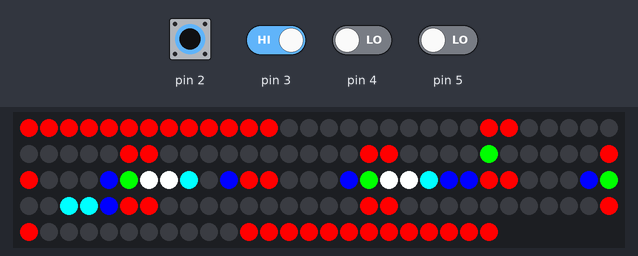
Bench run of a sketch on a simulated Arduino Uno, built for the host (arithmetic inside an expression is 32-bit, double 64-bit). Shown: 144 RGB LEDs in strip order, left to right, continuing on the next row. The test bench sets the inputs (shaded band); at power-on: pin 2–5 LOW. Random numbers use the default seed unless the sketch sets one; what the sketch prints to the serial monitor is not drawn.

2.4 s: pin 2 driven HIGH and pin 3 driven HIGH
5.4 s: pin 2 pulsed LOW 5 times (0.12 s each, 0.3 s apart)
Above: at 37.1 s.
Timing chart, 0 to 38.1 s (numbered marks = the images above; inputs shaded):
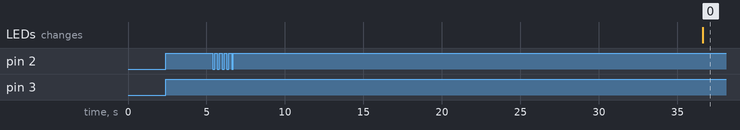

The sketch:

tetris2_Arduino.ino
```cpp
#include <Adafruit_NeoPixel.h>

#include "tetris2.h"
#include "treiber.h"
#include "Arduino.h"
const bool debug = true;
const bool drawdebug = false;

const bool SerialActive = true;

const int sizeM = 12; //size of the matrix
const int sizeplayfieldx = 12; //size of plafield (own layer in matrix)
const int sizeplayfieldy = 12;

const int playfieldposx = 0; //offset of playfield
const int playfieldposy = 0;

const int maxpiecesizex = 2;
const int maxpiecesizey = 4;


const bool lp[maxpiecesizex][maxpiecesizey] = {  //the l piece
  {1, 0, 0, 0},
  {1, 1, 1, 0},
};

bool lpm[maxpiecesizex][maxpiecesizey] = {{0, 0, 1, 0}, //the mirrored l piece
  {1, 1, 1, 0},
};

const bool cube[maxpiecesizex][maxpiecesizey] = {{0, 1, 1, 0}, //the "cube"
  {0, 1, 1, 0},
};

const bool line[maxpiecesizex][maxpiecesizey] = {{0, 0, 0, 0}, //the line
  {1, 1, 1, 1},
};

const bool halfh[maxpiecesizex][maxpiecesizey] = {{0, 1, 0, 0}, //the half h
  {1, 1, 1, 0},
};

const bool squiggly[maxpiecesizex][maxpiecesizey] = {{0, 1, 1, 0}, //squiggly
  {1, 1, 0, 0},
};

const bool rsquiggly[maxpiecesizex][maxpiecesizey] = {{1, 1, 0, 0}, //reverse squiggly
  {0, 1, 1, 0},
};


bool piece[maxpiecesizex][maxpiecesizey] = {{0, 0, 1, 0},
  {1, 1, 1, 0},
};

int playfield[sizeplayfieldx][sizeplayfieldy];


int a[sizeM][sizeM];

int posx = 0;  //position and rotation of the piece
int posy = 0;
int rotation = 3;
int ccolor = 1;

int posxold = 0;  //position and rotation of the "old" piece
int posyold = 0;
int rotationold = 0;

bool playerturn = false; //if true checks input if false does physicsgu
const int timeout = 5; //timeout before new piece
const int basescore = 100;
const int basemult = 1.5;
const int gameoverY = 3;
int timerem = 4;
int score = 0;
int phytime = 500;
unsigned long lastmillis = millis();
bool phycompleted = false;
bool playerchange = false;

Adafruit_NeoPixel strip = Adafruit_NeoPixel(sizeM*sizeM, 8, NEO_GRB + NEO_KHZ800);


void setup() {

  strip.begin();
  strip.show();
  pindef();
  sbegin(9600);
  setuptetris();


}

void loop() {
  draw(piece, 0, false);

  if (phycompleted) {
    playerturn = true;
    phycompleted = false;
    lastmillis = millis();

  }


  if (millis() > lastmillis + phytime) {
    playerturn = false;
    phycompleted = false;
    Serial.println("Phytime");
  }


  if (playerturn) {
    playerchange = true;
    switch (pinread()) {
      case 1: if (rotation < 3) rotation ++;
        else rotation = 0;
        break;
      case 2: if (rotation > 0) rotation--;
        else rotation = 3;
        break;
      case 3: posx --;
        break;
      case 4: posx ++;
        break;
      default:
        playerchange = false;
        break;

    }
  } else {
    posy += 1;
    phycompleted = true;

  }

  if (draw(piece, ccolor, true) == false) {
    Serial.println("youve hit a wall");
    if (playerturn) if (debug) Serial.println("on playerturn");
    if (playerturn) draw(piece, 1, true);
    else {
      if (debug) Serial.println("drawing piece in phymode");
      draw(piece, ccolor, true);
      if (debug) Serial.println("drew piece in phymode");
    }
    if ((timerem == 0) && (!playerturn)) {
      timerem = timeout;
    } else if ((timerem == 1) || (timerem < 0)) {
      Serial.println("new piece");
      pieceselect(randomn(0, 7));
      linecheck();
      timerem = 0;
      if (posy == gameoverY) {
        setuptetris();
      }
      posy = gameoverY;
      posx = sizeplayfieldx / 2;
    } else {
      if (debug) Serial.println("timerem printing");
      timerem--;
      sprintln(timerem + 48);
      if (debug) Serial.println("timerem printed");
    }
  }
  else {
    //sprintln(timerem + 48);
    if ((!playerturn) && (timerem != 0)) {
      timerem = 0;
      sprintln('r');
    }
  }


  if (playerchange || !playerturn) {
    if (debug) Serial.println("started drawing");
    mput(posx, posy, 4, false); //prints center of piece
    if (debug) Serial.println("finished mput");
    transfer();
    if (debug) Serial.println("completed transfer");
    playfieldprint();
    if (debug) Serial.println("completed playfieldprint");
    draw(piece, 0, false);
    if (debug) Serial.println("completed draw");
    transfer();
    if (debug) Serial.println("completed transfer");
    linecheck();
    if (debug) Serial.println("completed linecheck");
    delay(100);

  }


}


void setuptetris() {
  randomSeed(millis());
  posy = gameoverY;
  posx = sizeplayfieldx / 2;
  pieceselect(4);
  playfieldinit();
  minit();
  draw(piece, ccolor, true);
  transfer();
  mprint();
}

void minit() {  //blanks the matrix (initializer)
  for (int i = 0; i < sizeM; i++) {
    for (int o = 0; o < sizeM; o++) {
      a[i][o] = 0;
      stripeshow();
      //delay(50);
    }
  }
}


void playfieldinit() {  //blanks the playfield (initializer)
  for (int i = 1; i <= sizeplayfieldx; i++) { //sets everything to 0
    for (int o = 1; o <= sizeplayfieldy; o++) {
      playfield[i][o] = 0;
    }
  }


  for (int i = 0; i < sizeplayfieldy; i++) { //left
    playfield[0][i] = 2;
  }

  for (int i = 0; i < sizeplayfieldy; i++) { //right
    playfield[sizeplayfieldx - 1][i] = 2;
  }

  for (int i = 0; i < sizeplayfieldy; i++) {//top
    playfield[i][0] = 2;
  }

  for (int i = 0; i < sizeplayfieldy; i++) { //bottom
    playfield[i][sizeplayfieldy - 1] = 2;
  }
  playfieldprint();


}


void mprint() {  // does the actual drawing
  for (int i = 0; i < sizeM; i++) {
    for (int o = 0; o < sizeM; o++) {
      Serial.print(a[o][i]);
      sprint(' ');
    }
    sprintln(' ');
  }
  sprintln('-');
}

void playfieldprint() {  // does the actual drawing (debug)
  for (int i = 0; i < sizeplayfieldy; i++) {
    for (int o = 0; o < sizeplayfieldx; o++) {
      Serial.print(playfield[o][i]);
      sprint(' ');
    }
    sprintln(' ');
  }
  sprintln('p');
}


void transfer() { //transfers playfield onto canvas, updates pos & rot
  posxold = posx;
  posyold = posy;
  rotationold = rotation;


  int n = 0;

  for (int i = 0; i < sizeplayfieldx; i++) {
    for (int o = 0; o < sizeplayfieldy; o++) {
      a[playfieldposx + i][playfieldposy + o] = playfield[i][o];
      stripset(n, a[i][o]);
      n++;

    }
  }
}

void stripset(int n,int c) {
  switch(c) {
    case 0 :
    strip.setPixelColor(n, 0,0,0);
    break;

    case 1 :
    strip.setPixelColor(n, 255,255,255);
    break;

    case 2 :
    strip.setPixelColor(n, 255,0,0);
    break;

    case 3 :
    strip.setPixelColor(n, 255,0,255);
    break;

    case 4 :
    strip.setPixelColor(n, 0,0,255);
    break;

    case 5 :
    strip.setPixelColor(n, 0,255,255);
    break;

    case 6 :
    strip.setPixelColor(n, 0,255,0);
    break;

    case 7 :
    strip.setPixelColor(n, 255,0,255);
    break;

    case 8 :
    strip.setPixelColor(n, 255,255,0);
    break;

    case 9 :
    strip.setPixelColor(n, 255,165,0);
    break;

    case 10 :
    strip.setPixelColor(n, 0,0,0);
    break;

    case 11 :
    strip.setPixelColor(n, 0,0,0);
    break;

    case 12 :
    strip.setPixelColor(n, 0,0,0);
    break;

    default:
    strip.setPixelColor(n, 0,0,0);
    break;
  }
}

void stripeshow() {
  strip.show();
}

bool mput(int x, int y, int color, bool clearcheck) { //'collision' check //only for playfield
  if (clearcheck) {
    if (a[x][y] != 0) {
      return false;
    }
    else return true;

  }
  else {
    playfield[x][y] = color;
    return true;
  }

}


bool draw(const bool b[][4], int color, bool ccheck) {  //handels piece drawing
  switch (rotation) {

    case 0: //no rot
      if (ccheck) {
        for (int i = 0; i < maxpiecesizex; i++) {
          for (int o = 0; o < maxpiecesizey; o++) {
            if (b[i][o]) {
              if (mput(posx + i - 1, posy + o - 1, color, true) == false) {
                undoplayfield();
                return false;
              }
            }

          }
        }
      }

      for (int i = 0; i < maxpiecesizex; i++) {
        for (int o = 0; o < maxpiecesizey; o++) {
          if (b[i][o]) {
            mput(posx + i - 1, posy + o - 1, color, false);

            if (drawdebug) {
              //transfer();
              //mprint();
              sprint("Putting something at x: ");
              Serial.print(i);
              sprint(" and y: ");
              Serial.println(o);
            }
          }

        }
      }
      return true;

      break;

    case 1:  //one clockwise

      if (ccheck) {
        for (int i = 0; i < maxpiecesizex; i++) {
          for (int o = 0; o < maxpiecesizey; o++) {
            if (b[i][o]) {
              if (mput(posx + o - 1, posy - i + 1, color, true) == false) {
                undoplayfield();
                return false;
              }
            }

          }
        }
      }

      for (int i = 0; i < maxpiecesizex; i++) {
        for (int o = 0; o < maxpiecesizey; o++) {
          if (b[i][o]) {
            mput(posx + o - 1, posy - i + 1, color, false);

            if (drawdebug) {
              //transfer();
              //mprint();
              sprint("Putting something at x: ");
              Serial.print(i);
              sprint(" and y: ");
              Serial.println(o);
            }
          }

        }
      }
      return true;

      break;

    case 2: //upside down

      if (ccheck) {
        for (int i = 0; i < maxpiecesizex; i++) {
          for (int o = 0; o < maxpiecesizey; o++) {
            if (b[i][o]) {
              if (mput(posx - i + 1, posy - o + 1, color, true) == false) {
                undoplayfield();
                return false;
              }
            }

          }
        }
      }

      for (int i = 0; i < maxpiecesizex; i++) {
        for (int o = 0; o < maxpiecesizey; o++) {
          if (b[i][o]) {
            mput(posx - i + 1, posy - o + 1 , color, false);

            if (drawdebug) {
              //transfer();
              //mprint();
              sprint("Putting something at x: ");
              Serial.print(i);
              sprint(" and y: ");
              Serial.println(o);
            }
          }

        }
      }
      return true;

      break;


    case 3: //one counterclockwise

      if (ccheck) {
        for (int i = 0; i < maxpiecesizex; i++) {
          for (int o = 0; o < maxpiecesizey; o++) {
            if (b[i][o]) {
              if (mput(posx - o + 1, posy + i - 1, color, true) == false) {
                undoplayfield();
                return false;
              }
            }

          }
        }
      }

      for (int i = 0; i < maxpiecesizex; i++) {
        for (int o = 0; o < maxpiecesizey; o++) {
          if (b[i][o]) {
            mput(posx - o + 1, posy + i - 1, color, false);

            if (drawdebug) {
              //transfer();
              //mprint();
              sprint("Putting something at x: ");
              Serial.print(i);
              sprint(" and y: ");
              Serial.println(o);
            }
          }

        }
      }
      return true;

      break;

    default:
      sprintln('r');
      rotation = 0;
      return false;

  }
}

void undoplayfield() {
  posx = posxold;
  posy = posyold;
  rotation = rotationold;
}

void pieceselect(int a) {
  switch (a) {
    case 0:
      cnstcpy(piece, lp); // piece = lp;
      ccolor = 9;
      break;
    case 1:
      cnstcpy(piece, lpm);// piece =lpm;
      ccolor = 5;
      break;
    case 2:
      cnstcpy(piece, cube);//piece =cube;
      ccolor = 8;
      break;
    case 3:
      cnstcpy(piece, line);//piece =line;
      ccolor = 6;
      break;
    case 4:
      cnstcpy(piece, halfh);//piece =halfh
      ccolor = 4;
      break;
    case 5:
      cnstcpy(piece, squiggly);
      ccolor = 7;
      break;
    case 6:
      cnstcpy(piece, rsquiggly);
      ccolor = 3;
      break;

  }


}

void cnstcpy(bool a[2][4], const bool b[2][4]) {
  for (int i = 0; i < maxpiecesizex; i++) {
    for (int o = 0; o < maxpiecesizey; o++) {
      a[i][o] = b[i][o];
    }

  }
}

void linecheck() {
  int c;
  int l;

  for (int i = sizeplayfieldy - 2; i > 0; i--) {
    c = 0;
    for (int o = 1; o < sizeplayfieldx - 1; o++) {
      if (playfield[o][i] != 0) c++;
      if (c == sizeplayfieldx - 2) {
        l ++;
        for (int p = i; p > 1; p --) {
          for (int k = 1; k < sizeplayfieldx - 2; k ++) {
            playfield[k][p] = playfield[k][p - 1];
          }

        }
      }
    }
    score += basescore * basemult ^ l;

  }


}
```

tetris2.h
```cpp
void playfieldinit();
void minit();
void mprint();
void transfer();
bool mput(int ,int , int, bool);
void undoplayfield();
bool draw(const bool[][4],int,bool);
void pieceselect(int);
void cnstcpy(bool[2][4], const bool[2][4]);
void linecheck();
void playfieldprint();
void setuptetris();
```

treiber.cpp
```cpp
#include <Adafruit_NeoPixel.h>

#include "tetris2.h"
#include "treiber.h"
#include "Arduino.h"

int randomn(int min, int max) {
    random(min,max);
}


void sprint(char a) {
	Serial.print(a);
}

void sprintln(char a) {
    Serial.println(a);
}


void sbegin(int a) {
  Serial.begin(a);
}

int pinread() {
    if(digitalRead(2)) return 1;
    if(digitalRead(3)) return 2;
    if(digitalRead(4)) return 3;
    if(digitalRead(5)) return 4;
    return 0;

}


void pindef() {
  pinMode(2, INPUT);
  pinMode(3, INPUT);

  pinMode(4, INPUT);
  pinMode(5, INPUT);

  }
```

treiber.h
```cpp
void sprint(char);

void sprintln(char);

void sbegin(int);

int randomn(int, int);

int pinread();

void stripeinit();
void stripeshow();
void pindef();
```

Measured:
- after the input at 2.4 s, every drawn part: stays the same
- after the input at 5.4 s, the LEDs: change after 31.2 s (image 0)
